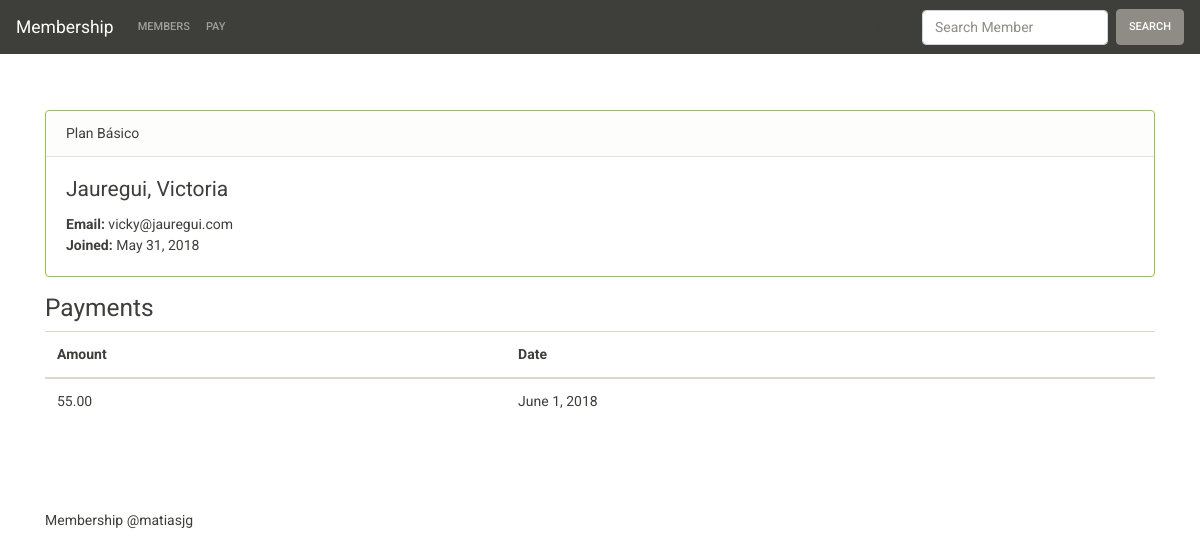
Page /web/members/2/ on the committed database.
### core/models.py (models this page shows, shortened)
class Member(models.Model):
    first_name = models.CharField(max_length=200)
    last_name = models.CharField(max_length=200)
    email = models.CharField(max_length=200)
    joined_on = models.DateField(auto_now=True)
    plan = models.ForeignKey(Plan, models.SET_NULL, blank=True, null=True,)

class Plan(models.Model):
    name = models.CharField(max_length=200)
    fee = models.DecimalField(default=0, max_digits=5, decimal_places=2)

class Payment(models.Model):
    amount = models.DecimalField(default=0, max_digits=5, decimal_places=2)
    member = models.ForeignKey(Member, on_delete=models.CASCADE,)
    created_at = models.DateField(auto_now=True)

### web/views.py (the view)
# urls.py: path('members/<int:pk>/', views.DetailView.as_view(), name='member'),
class DetailView(generic.DetailView):
    model = Member
    template_name = 'member.html'

### web/forms.py
class SearchForm(forms.Form):
    search = forms.CharField(max_length=200)
    search.widget.attrs.update({'class': 'form-control mr-sm-2', 'placeholder': 'Search Member'})

### web/context_processors.py (called while the page is built)
def search_form(request):
    return {'search_form' : SearchForm()}

### web/templates/member.html
{% extends 'layout.html' %}
{% block content %}
    <div class="row">
        <div class="col-lg-12">
            <div class="card border-success mb-3">
              <div class="card-header">{{ member.plan.name }}</div>
              <div class="card-body">
                <h4 class="card-title">{{ member.last_name }}, {{ member.first_name }}</h4>
                <p class="card-text">
                    <strong>Email:</strong> {{ member.email }} <br />
                    <strong>Joined:</strong> {{ member.joined_on }}
                </p>
              </div>
            </div>
        </div>
    </div>
    <div class="row">
        <div class="col-lg-12">
            <h3>Payments</h3>
            {% if member.payment_set.all %}
                <table class="table table-hover">
                  <thead>
                    <tr>
                      <th scope="col">Amount</th>
                      <th scope="col">Date</th>
                    </tr>
                  </thead>
                  <tbody>
                    {% for payment in member.payment_set.all %}
                    <tr>
                      <td>{{ payment.amount }}</td>
                      <td>{{ payment.created_at }}</td>
                    </tr>
                    {% endfor %}
                  </tbody>
                </table>
            {% else %}
                <div class="alert alert-dismissible alert-warning">
                   Payments not found.
                </div>
            {% endif %}
        </div>
    </div>
{% endblock %}

### rows in the picture
Member: plan.name "Plan Básico", last_name "Jauregui", first_name "Victoria", email "vicky@jauregui.com", joined_on "May 31, 2018"
Payment: amount "55.00", created_at "June 1, 2018"
